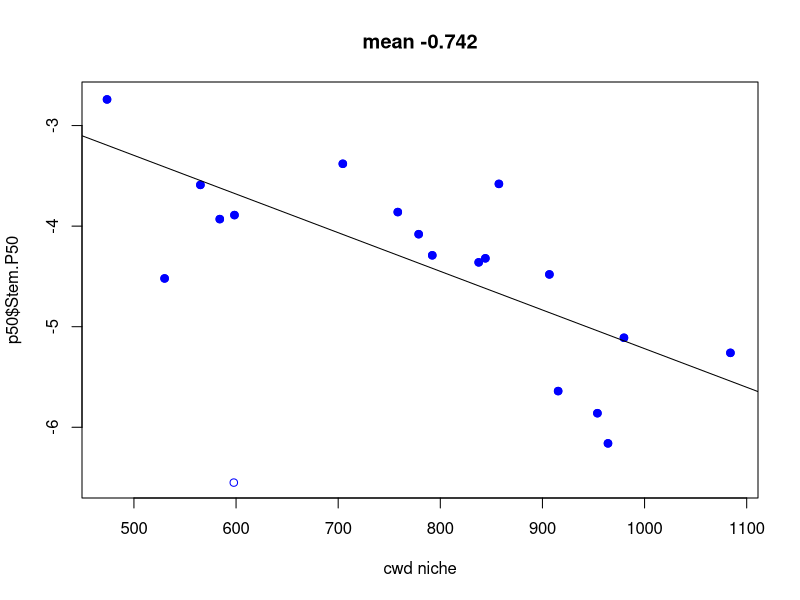
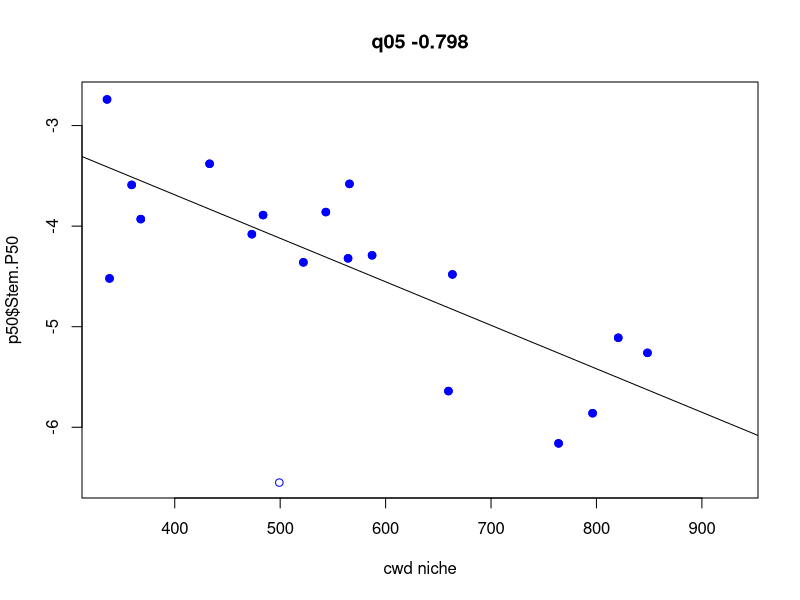
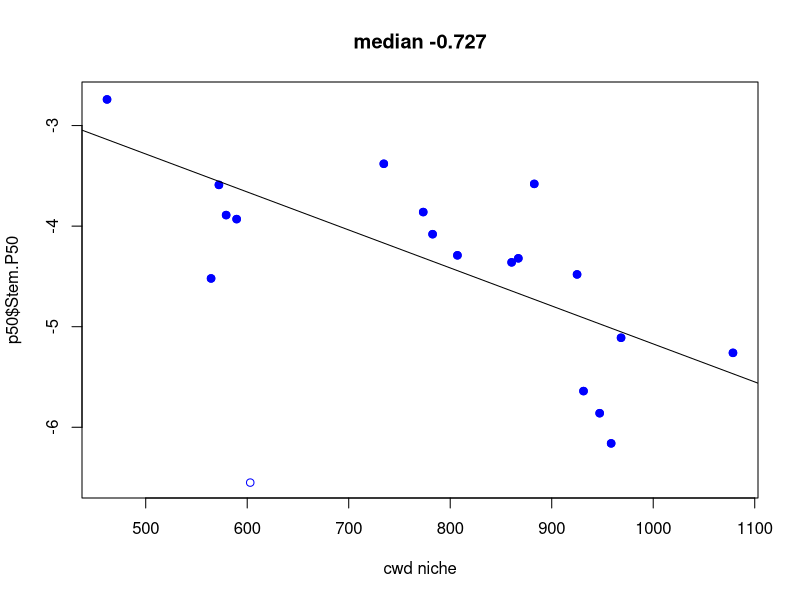
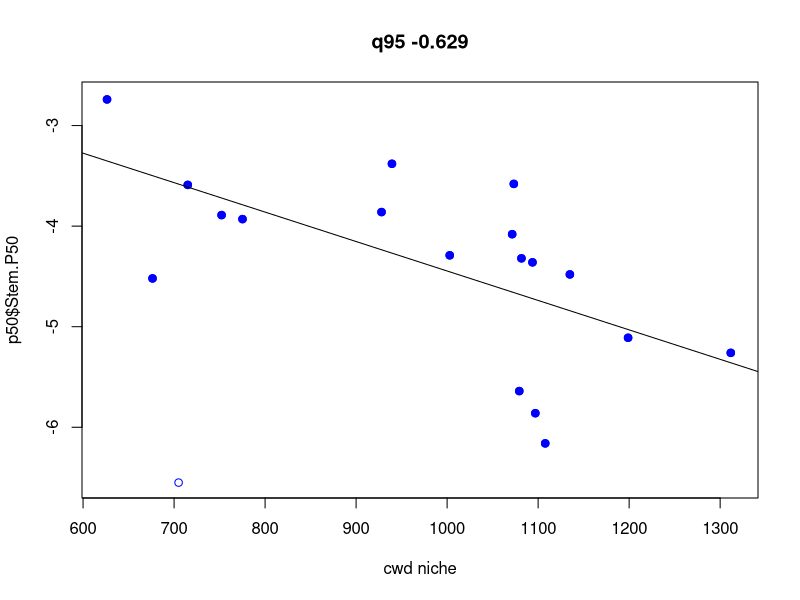
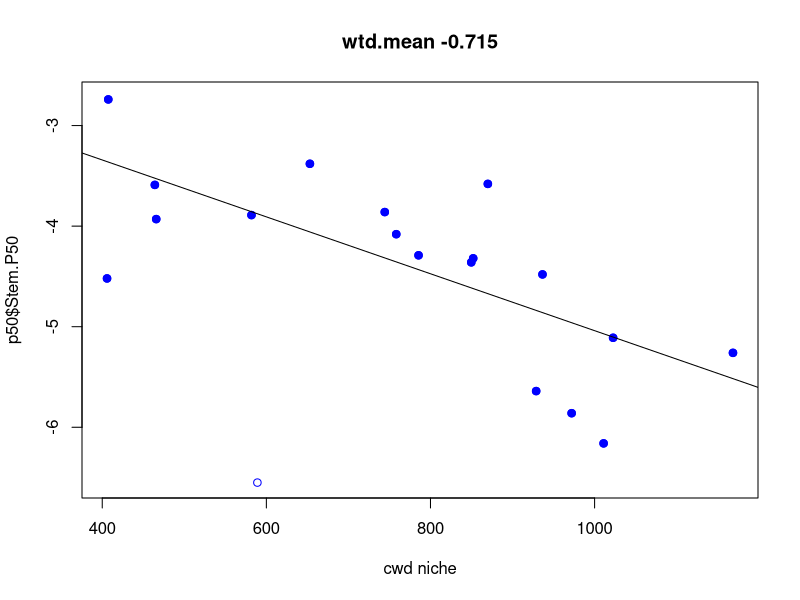
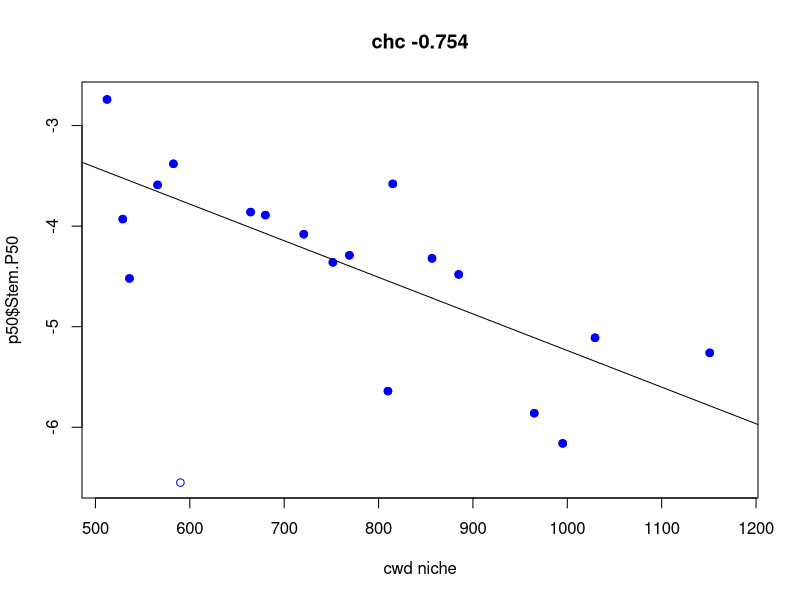
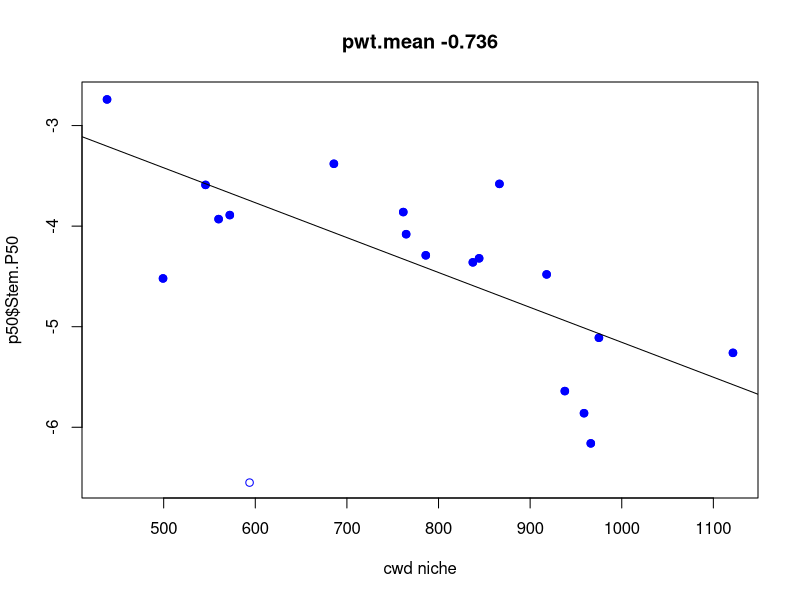
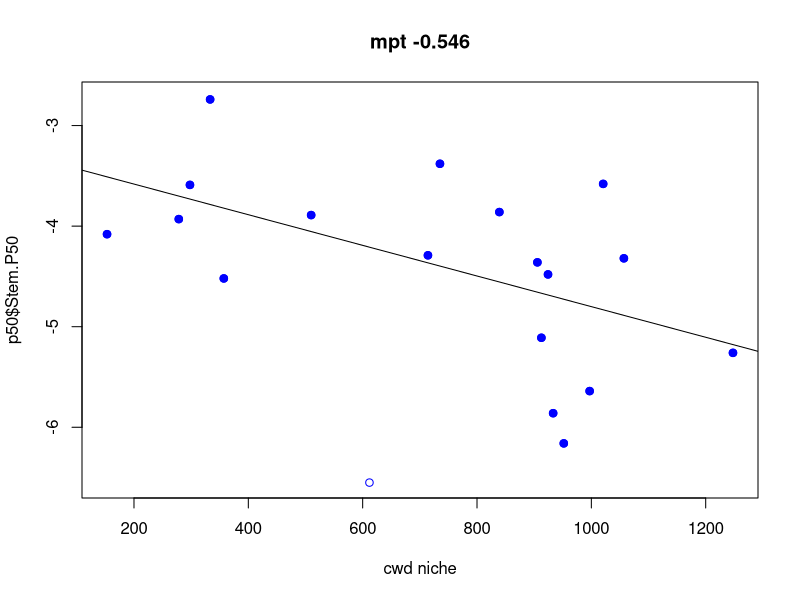

Reproduce these figures in R, in order.
rm(list=ls())
aet <- read.csv('data/quercus/quercusAET.csv')
cwd <- read.csv('data/quercus/quercusCWD.csv')
p50 <- read.csv('data/quercus/quercusP50.csv')

all(aet$name==cwd$name)
all(aet$name==p50$name)

ymn <- range(c(p50$Stem.P50,p50$Leaf.P50),na.rm=T)
which.min(p50$Stem.P50)
p50[which.min(p50$Stem.P50),]

names(cwd)
nct <- c(5,7,8,9,12:17)
# -15 removes Q. pacifica outlier
for (i in 1:length(nct)) {
  mvar <- nct[i]
  cval <- cor(cwd[-15,mvar],p50$Stem.P50[-15],use='pair')
  print(cval)
  plot(cwd[,mvar],p50$Stem.P50,pch=1,col='blue',ylim=ymn,main=paste(names(cwd)[mvar],round(cval,3)),xlab='cwd niche')
  points(cwd[-15,mvar],p50$Stem.P50[-15],pch=19,col='blue')
  abline(lm(p50$Stem.P50[-15]~cwd[-15,mvar]))
  #points(cwd[,mvar],p50$Leaf.P50,pch=19,col='red')
}

# -15 removes Q. pacifica outlier
for (i in 1:length(nct)) {
  mvar <- nct[i]
  cval <- cor(aet[-15,mvar],p50$Stem.P50[-15],use='pair')
  print(cval)
  plot(aet[,mvar],p50$Stem.P50,pch=19,col='blue',ylim=ymn,main=paste(names(cwd)[mvar],round(cval,3)),xlab='aet niche')
  #points(cwd[,mvar],p50$Leaf.P50,pch=19,col='red')
}

{
  op=par(mfrow=c(2,2),mar=c(5,5,2,2)) 
  nct <- c(5,15)
  # -15 removes Q. pacifica outlier
  i=1
  for (i in 1:length(nct)) {
    mvar <- nct[i]
    cval <- cor(cwd[-15,mvar],p50$Stem.P50[-15],use='pair')
    print(cval)
    plot(cwd[,mvar],p50$Stem.P50,pch=1,col='blue',ylim=ymn,main=paste(names(cwd)[mvar],round(cval,3)),xlab='cwd niche',cex=2)
    points(cwd[-15,mvar],p50$Stem.P50[-15],pch=19,col='blue',cex=2)
    abline(lm(p50$Stem.P50[-15]~cwd[-15,mvar]))
    #points(cwd[,mvar],p50$Leaf.P50,pch=19,col='red')
  }
  
  # -15 removes Q. pacifica outlier
  for (i in 1:length(nct)) {
    mvar <- nct[i]
    cval <- cor(aet[-15,mvar],p50$Stem.P50[-15],use='pair')
    print(cval)
    plot(aet[,mvar],p50$Stem.P50,pch=1,col='blue',ylim=ymn,main=paste(names(cwd)[mvar],round(cval,3)),xlab='aet niche',cex=2)
    points(aet[-15,mvar],p50$Stem.P50[-15],pch=19,col='blue',cex=2)
    abline(lm(p50$Stem.P50[-15]~aet[-15,mvar]))
    #points(cwd[,mvar],p50$Leaf.P50,pch=19,col='red')
  }
  par(op)
}

# check how my clim niches compare to Rob's
for (i in 1:length(nct)) {
  mvar <- nct[i]
  cval <- cor(cwd[,mvar],p50$CWD_rs,use='pair')
  print(cval)
  plot(cwd[,mvar],p50$CWD_rs,pch=19,col='blue',main=paste(names(cwd)[mvar],round(cval,3)),xlab='cwd niche')
  #points(cwd[,mvar],p50$Leaf.P50,pch=19,col='red')
}

cor(p50$CWD_rs,p50$Stem.P50,use='pair')
cor(p50$CWD_rs[-15],p50$Stem.P50[-15],use='pair')
